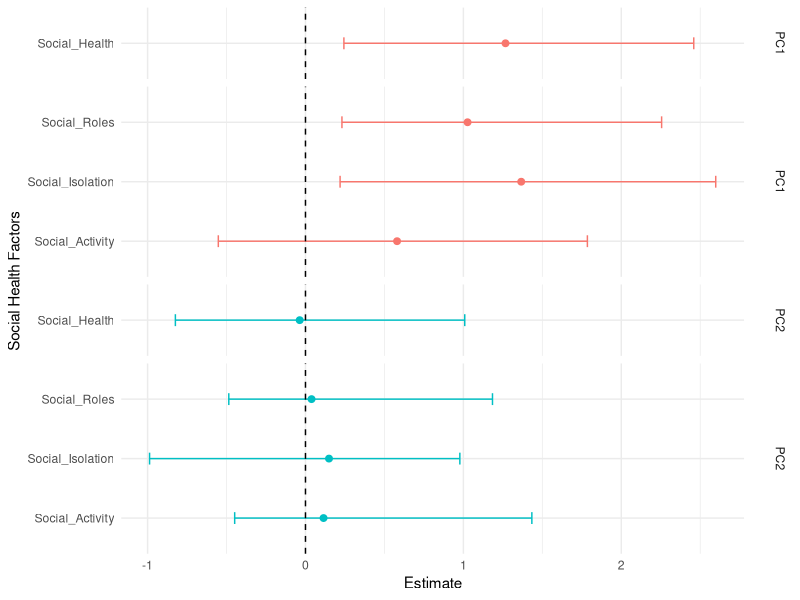
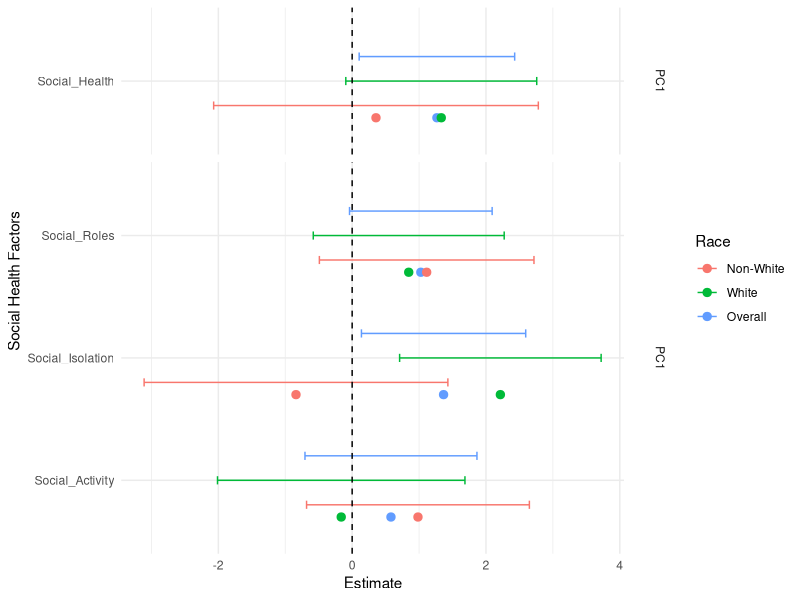
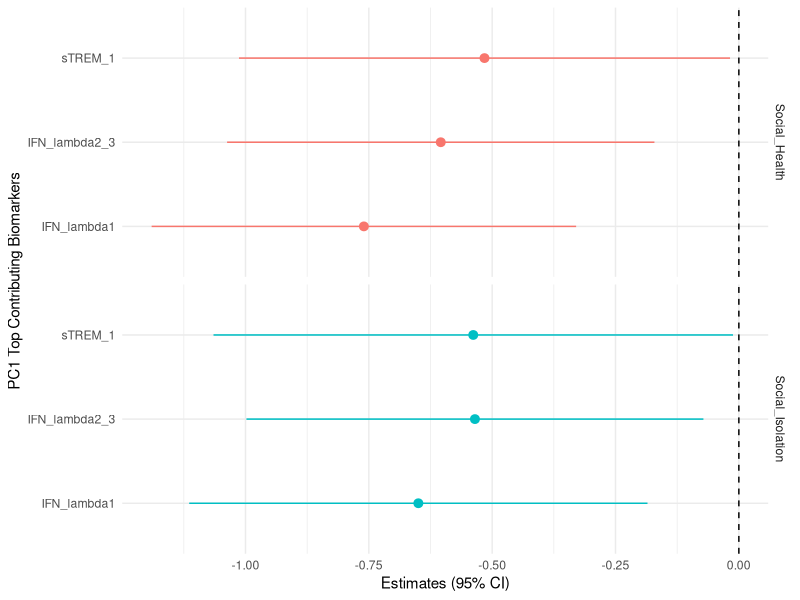
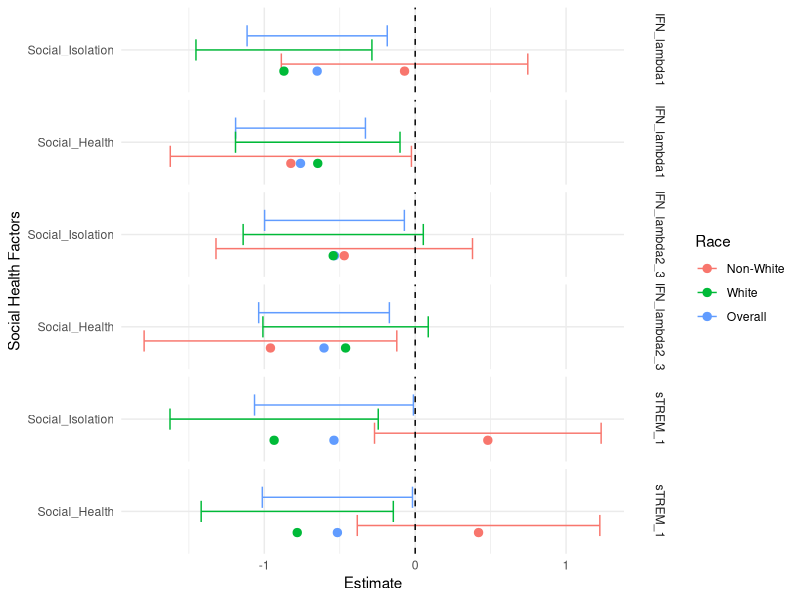
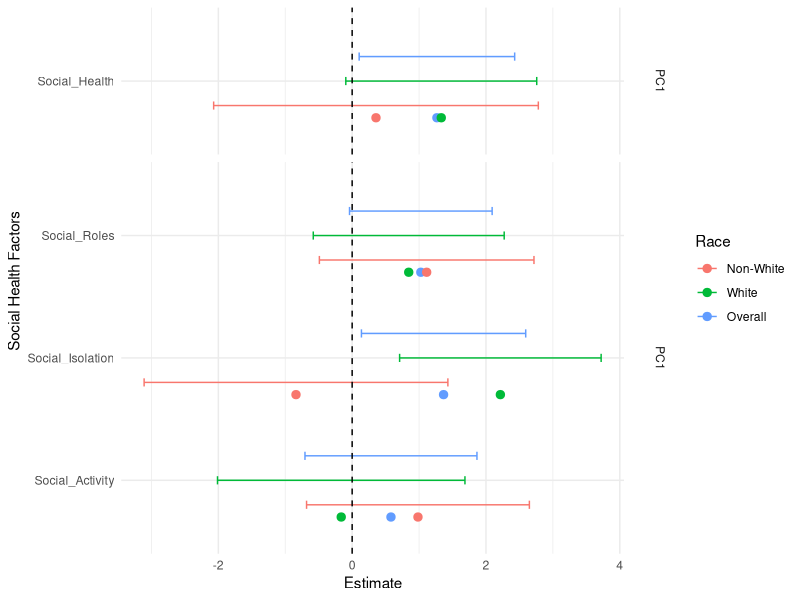

These figures' R source, in order:
library(tidyverse)
library(dplyr)
library(ggplot2)
library(here)

#------ PCA Models -------------
PCA_overall <- read.csv(here("PCA_overall.csv"))

PCA_overall %>%
  mutate(Social = factor(Social, levels = c(1, 0))) %>%  # Reorder so 1 is on top
  ggplot(aes(y = Exposure, x = Estimate, color = Outcome)) +
  facet_grid(rows = vars(Outcome, Social), scales = "free_y", space = "free_y",
             labeller = labeller(Social = function(x) "")) +  # Remove Social labels
  geom_errorbarh(aes(xmin = Lower_CI, xmax = Upper_CI),
                 height = 0.2,
                 position = position_dodge(width = 0.5)) +
  geom_point(size = 2, position = position_dodge(width = 0.5)) +
  geom_vline(xintercept = 0, linetype = 2) +
  labs(x = "Estimate", y = "Social Health Factors", color = NULL) +
  theme_minimal() +
  guides(color = "none")


#------ PC1 Model Stratified -------------
PCA_overall_strat <- read.csv(here("PCA_overall_strat.csv"))

PCA_overall_strat %>%
  filter(Outcome != "PC2") %>%  # Drop PC2
  mutate(Social = factor(Social, levels = c(1, 0)),
         Race = factor(Race, 
                       levels = c(0, 1, 2), 
                       labels = c("Overall", "White", "Non-White")),
         Race = fct_rev(Race)) %>%
  ggplot(aes(y = Exposure, x = Estimate, color = Race)) +
  facet_grid(rows = vars(Outcome, Social), scales = "free_y", space = "free_y",
             labeller = labeller(Social = function(x) "")) +
  geom_errorbarh(aes(xmin = Lower_CI, xmax = Upper_CI),
                 height = 0.2,
                 position = position_dodge(width = 0.6, preserve = "single")) +
  geom_point(size = 2.5, position = position_dodge(width = 0.6, preserve = "single")) +
  geom_vline(xintercept = 0, linetype = 2) +
  labs(x = "Estimate", y = "Social Health Factors", color = "Race") +
  theme_minimal()



#---------PC1 Top 10 -------------
PC1_biomarkers <- read.csv(here("PC1_biomarkers.csv"))

ggplot_data <- PC1_biomarkers |> 
  filter(biomarker %in% c("IFN_lambda1", "IFN_lambda2_3", "sTREM_1"))

ggplot(data = ggplot_data) +
  facet_grid(rows = vars(exposure), scales = "free_y", space = "free_y") +
  xlab("PC1 Top Contributing Biomarkers") + ylab("Estimates (95% CI)") +
  geom_pointrange(aes(x = biomarker, y = estimate, ymin = conf.low, ymax = conf.high, color = exposure)) + 
  geom_hline(yintercept = 0, lty = 2) +  
  coord_flip() +  
  theme_minimal() + theme(legend.position="none") 





#---------PC1 Top 10 Stratified -------------
PC1_biomarkers_strat <- read.csv(here("PC1_biomarkers_stratified.csv"))

ggplot_data_strat <- PC1_biomarkers_strat |> 
  filter(biomarker %in% c("IFN_lambda1", "IFN_lambda2_3", "sTREM_1")) |> 
  mutate(Social = factor(exposure, 
                           levels = c("Social_Isolation", "Social_Health"),
                           labels = c("Social_Isolation", "Social_Health")),
         Race = factor(race, 
                       levels = c("Overall", "White", "Non-White"), 
                       labels = c("Overall", "White", "Non-White")),
         Race = fct_rev(Race))

ggplot(data = ggplot_data_strat, aes(y = Social, x = estimate, color = Race)) +
  facet_grid(rows = vars(biomarker, Social), scales = "free_y", space = "free_y",
             labeller = labeller(Social = function(x) "")) +
  geom_errorbar(
    aes(xmin = conf.low, xmax = conf.high),
    height = 0.2,
    orientation = "y",
    position = position_dodge(width = 0.6, preserve = "single")
  ) +
  geom_point(size = 2.5, position = position_dodge(width = 0.6, preserve = "single")) +
  geom_vline(xintercept = 0, linetype = 2) +
  labs(x = "Estimate", y = "Social Health Factors", color = "Race") +
  theme_minimal() 


PCA_overall_strat %>%
  filter(Outcome != "PC2") %>%  # Drop PC2
  mutate(Social = factor(Social, levels = c(1, 0)),
         Race = factor(Race, 
                       levels = c(0, 1, 2), 
                       labels = c("Overall", "White", "Non-White")),
         Race = fct_rev(Race)) %>%
  ggplot(aes(y = Exposure, x = Estimate, color = Race)) +
  facet_grid(rows = vars(Outcome, Social), scales = "free_y", space = "free_y",
             labeller = labeller(Social = function(x) "")) +
  geom_errorbarh(aes(xmin = Lower_CI, xmax = Upper_CI),
                 height = 0.2,
                 position = position_dodge(width = 0.6, preserve = "single")) +
  geom_point(size = 2.5, position = position_dodge(width = 0.6, preserve = "single")) +
  geom_vline(xintercept = 0, linetype = 2) +
  labs(x = "Estimate", y = "Social Health Factors", color = "Race") +
  theme_minimal()

#Alan's Code in my variables
#ggplot(data = Incidence_Data_for_RFigure) +
#  facet_grid(rows = vars(Domain), scales = "free_y", space = "free_y") +
#  xlab("Paper") + ylab("Incidence Estimates (95% CI)") +
#  geom_pointrange(aes(x = Paper, y = Estimate, ymin = LCL, ymax = UCL, color = Domain)) + 
#  geom_hline(yintercept = 1, lty = 2) +  
#  coord_flip() +  
#  theme_bw() + theme(legend.position="none") 